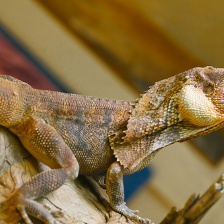
#> input picture images/n01688243_3388.jpg, 224 x 224 px; its folder holds 4 pictures in this run
$ python preprocessing.py
#> lines starting #> are read from the running program, lines starting #| are printed output that depends on the picture
# -*- coding: utf-8 -*-

import cv2
import glob
import os

def DoG(img, size=5, sigma=1, k=1.6, gamma=1):
    # DoG filter as a model of LGN
    g1 = cv2.GaussianBlur(img, (size, size), sigma)
    g2 = cv2.GaussianBlur(img, (size, size), sigma*k)
    return g1 - gamma*g2

imgdirpath = "./images"
imglist = glob.glob(imgdirpath+"/*")

outdirpath = "./images_preprocessed/"
os.makedirs(outdirpath, exist_ok=True)

for i in range(len(imglist)):
    filepath = imglist[i]
    img_bgr = cv2.imread(filepath)
#> img_bgr is the input picture: shape (224, 224, 3); mean B, G, R 64.2, 109.5, 135.2
    img_gray = cv2.cvtColor(img_bgr, cv2.COLOR_BGR2GRAY)
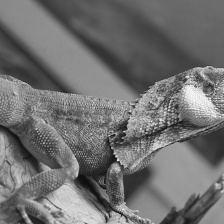
#> img_gray: shape (224, 224); min 13, max 253, mean 112
    # img_gray = DoG(img_gray)
    cv2.imwrite(outdirpath + "{0:03d}.jpg".format(i + 1), img_gray)
#> pass 2 of the loop `for i in range(len(imglist)):`:
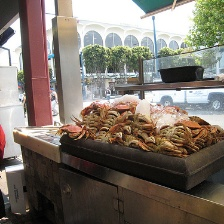
#> input picture images/n01978287_4659.jpg, 224 x 224 px
#> img_bgr is the input picture: shape (224, 224, 3); mean B, G, R 105.4, 115.2, 124
#> `img_gray = cv2.cvtColor(img_bgr, cv2.COLOR_BGR2GRAY)`:
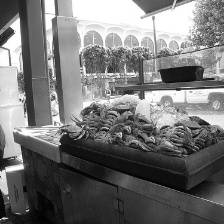
#> img_gray: shape (224, 224); min 0, max 255, mean 116.7
#> pass 3 of the loop `for i in range(len(imglist)):`:
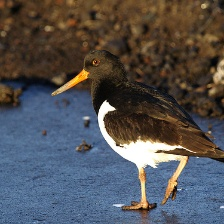
#> input picture images/n02037110_12235.jpg, 224 x 224 px
#> img_bgr is the input picture: shape (224, 224, 3); mean B, G, R 83.9, 81.8, 82.9
#> `img_gray = cv2.cvtColor(img_bgr, cv2.COLOR_BGR2GRAY)`:
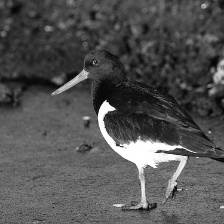
#> img_gray: shape (224, 224); min 2, max 255, mean 82.4
#> the loop made 4 passes; the first 3 are shown
